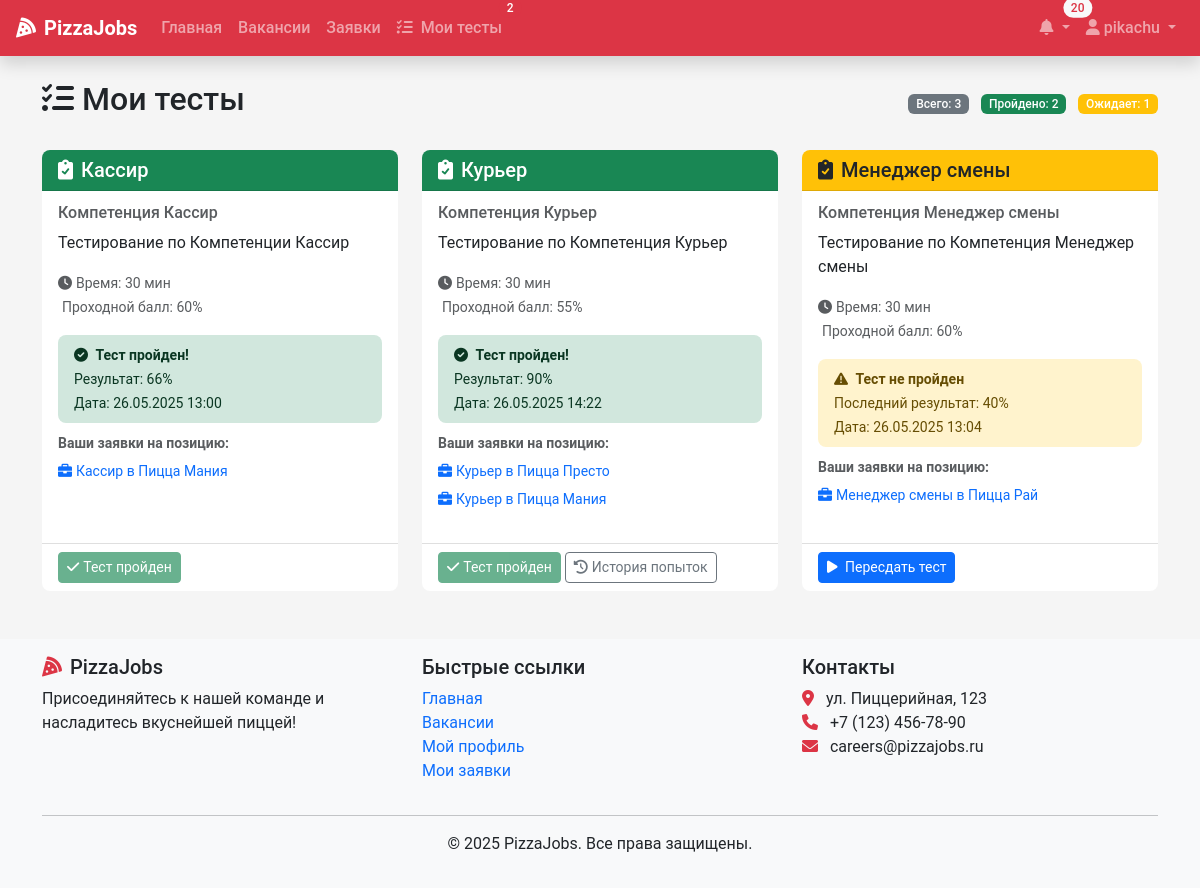
/candidate/tests/ (signed in), run on the app's committed database.
### recruitment/models.py (models this page shows, shortened)
class Test(models.Model):
    position_type = models.OneToOneField(PositionType,
                                         on_delete=models.CASCADE,
                                         related_name='test')
    title = models.CharField(max_length=200)
    description = models.TextField()
    time_limit = models.IntegerField(help_text="Time limit in minutes")
    passing_score = models.IntegerField(default=70)
    is_active = models.BooleanField(default=True)

class PositionType(models.Model):
    title = models.CharField(max_length=100, unique=True)
    description = models.TextField()

class TestAttempt(models.Model):
    test = models.ForeignKey(Test,
                             on_delete=models.CASCADE,
                             related_name='attempts')
    user = models.ForeignKey(User,
                             on_delete=models.CASCADE,
                             related_name='test_attempts')
    start_time = models.DateTimeField(auto_now_add=True)
    end_time = models.DateTimeField(null=True, blank=True)
    score = models.IntegerField(null=True, blank=True)
    passed = models.BooleanField(default=False)

class Vacancy(models.Model):
    title = models.CharField(max_length=100)
    position_type = models.ForeignKey(PositionType,
                                      on_delete=models.CASCADE,
                                      related_name='vacancies')
    restaurants = models.ManyToManyField(Restaurant, related_name='vacancies')
    description = models.TextField()
    requirements = models.TextField()
    responsibilities = models.TextField()
    conditions = models.TextField()
    salary_min = models.DecimalField(max_digits=10,
                                     decimal_places=2,
                                     null=True,
                                     blank=True)
    salary_max = models.DecimalField(max_digits=10,
                                     decimal_places=2,
                                     null=True,
                                     blank=True)
    is_active = models.BooleanField(default=True)
    created_at = models.DateTimeField(auto_now_add=True)
    updated_at = models.DateTimeField(auto_now=True)
    created_by = models.ForeignKey(User,
                                   on_delete=models.SET_NULL,
                                   null=True,
                                   related_name='created_vacancies')
    class Meta:
        verbose_name_plural = "Vacancies"

### recruitment/views.py (the view)
# urls.py: path('candidate/tests/', views.candidate_tests, name='candidate_tests'),
@login_required
@candidate_required
def candidate_tests(request):
    user = request.user
    user_applications = Application.objects.filter(user=user)
    quick_applications = QuickApplication.objects.filter(user_created=user)
    applied_position_types = set()
    for app in user_applications:
        applied_position_types.add(app.vacancy.position_type)
    for quick_app in quick_applications:
        applied_position_types.add(quick_app.vacancy.position_type)
    tests = Test.objects.filter(
        is_active=True,
        position_type__in=applied_position_types
    )
    test_data = []
    for test in tests:
        user_attempts = TestAttempt.objects.filter(test=test, user=user).order_by('-start_time')
        passed_attempt = user_attempts.filter(passed=True).first()
        latest_attempt = user_attempts.first()
        user_related_vacancies = []
        for app in user_applications:
            if app.vacancy.position_type == test.position_type:
                user_related_vacancies.append(app.vacancy)
        for quick_app in quick_applications:
            if quick_app.vacancy.position_type == test.position_type:
                user_related_vacancies.append(quick_app.vacancy)
        user_related_vacancies = list(set(user_related_vacancies))
        test_data.append({
            'test': test,
            'passed_attempt': passed_attempt,
            'latest_attempt': latest_attempt,
            'all_attempts': user_attempts,
            'related_vacancies': user_related_vacancies,
            'can_retake': not passed_attempt,  # Can retake if not passed yet
        })
    context = {
        'test_data': test_data,
        'total_tests': tests.count(),
        'passed_tests': len([td for td in test_data if td['passed_attempt']]),
        'pending_tests': len([td for td in test_data if not td['passed_attempt']]),
    }
    return render(request, 'candidates/tests.html', context)

### templates/candidates/tests.html (shortened to what this page needs)
{% extends 'base.html' %}
{% block content %}
<div class="container">
    <div class="row">
        <div class="col-12">
            <div class="d-flex justify-content-between align-items-center mb-4">
                <h2><i class="fas fa-tasks me-2"></i>Мои тесты</h2>
                <div class="text-muted">
                    <span class="badge bg-secondary me-2">Всего: {{ total_tests }}</span>
                    <span class="badge bg-success me-2">Пройдено: {{ passed_tests }}</span>
                    {% if pending_tests > 0 %}
                        <span class="badge bg-warning">Ожидает: {{ pending_tests }}</span>
                    {% endif %}
                </div>
            </div>
        </div>
    </div>
    {% if test_data %}
        <div class="row">
            {% for data in test_data %}
                <div class="col-md-6 col-lg-4 mb-4">
                    <div class="card h-100 {% if data.passed_attempt %}border-success{% elif data.latest_attempt %}border-warning{% else %}border-danger{% endif %}">
                        <div class="card-header {% if data.passed_attempt %}bg-success text-white{% elif data.latest_attempt %}bg-warning{% else %}bg-danger text-white{% endif %}">
                            <h5 class="card-title mb-0">
                                <i class="fas fa-clipboard-check me-2"></i>{{ data.test.position_type.title }}
                            </h5>
                        </div>
                        <div class="card-body">
                            <h6 class="card-subtitle mb-2 text-muted">{{ data.test.title }}</h6>
                            <p class="card-text">{{ data.test.description|truncatewords:20 }}</p>
                            <div class="mb-3">
                                <small class="text-muted">
                                    <i class="fas fa-clock me-1"></i>Время: {{ data.test.time_limit }} мин
                                    <br>
                                    Проходной балл: {{ data.test.passing_score }}%
                                </small>
                            </div>
                            {% if data.passed_attempt %}
                                <div class="alert alert-success py-2 mb-2">
                                    <small>
                                        <i class="fas fa-check-circle me-1"></i>
                                        <strong>Тест пройден!</strong><br>
                                        Результат: {{ data.passed_attempt.score }}%<br>
                                        Дата: {{ data.passed_attempt.end_time|date:"d.m.Y H:i" }}
                                    </small>
                                </div>
                            {% elif data.latest_attempt %}
                                <div class="alert alert-warning py-2 mb-2">
                                    <small>
                                        <i class="fas fa-exclamation-triangle me-1"></i>
                                        <strong>Тест не пройден</strong><br>
                                        Последний результат: {{ data.latest_attempt.score }}%<br>
                                        Дата: {{ data.latest_attempt.end_time|date:"d.m.Y H:i" }}
                                    </small>
                                </div>
                            {% endif %}
                            <div class="mb-3">
                                <small class="text-muted">
                                    <strong>Ваши заявки на позицию:</strong>
                                </small>
                                {% for vacancy in data.related_vacancies|slice:":2" %}
                                    <div class="mt-1">
                                        <a href="{% url 'vacancy_detail' vacancy.id %}" class="text-decoration-none small">
                                            <i class="fas fa-briefcase me-1"></i>{{ vacancy.title }}
                                        </a>
                                    </div>
                                {% endfor %}
                            </div>
                        </div>
                        <div class="card-footer bg-transparent">
                            {% if data.can_retake %}
                                <a href="{% url 'take_test' data.test.id %}" class="btn btn-primary btn-sm">
                                    <i class="fas fa-play me-1"></i>
                                    {% if data.latest_attempt %}Пересдать тест{% else %}Пройти тест{% endif %}
                                </a>
                            {% else %}
                                <button class="btn btn-success btn-sm" disabled>
                                    <i class="fas fa-check me-1"></i>Тест пройден
                                </button>
                            {% endif %}
                            {% if data.all_attempts.count > 1 %}
                                <button class="btn btn-outline-secondary btn-sm" type="button" data-bs-toggle="collapse" data-bs-target="#attempts-{{ data.test.id }}">
                                    <i class="fas fa-history me-1"></i>История попыток
                                </button>
                            {% endif %}
                        </div>
                    </div>
                </div>
            {% endfor %}
        </div>
    {% else %}
        <div class="alert alert-info">
            <i class="fas fa-info-circle me-2"></i>
            В данный момент нет доступных тестов.
        </div>
    {% endif %}
</div>
{% endblock %}

### templates/base.html (shortened to what this page needs)
<!DOCTYPE html>
<html lang="ru">
<head>
    <link href="https://cdn.jsdelivr.net/npm/bootstrap@5.3.0-alpha1/dist/css/bootstrap.min.css" rel="stylesheet">
    <link rel="stylesheet" href="https://cdnjs.cloudflare.com/ajax/libs/font-awesome/6.0.0/css/all.min.css">
    <link rel="stylesheet" href="/static/css/main.css">
</head>
<body>
    <nav class="navbar navbar-expand-lg navbar-dark bg-danger shadow">
            <div class="container-fluid px-3">
                <a class="navbar-brand fw-bold" href="{% url 'home' %}">
                    <i class="fas fa-pizza-slice me-2"></i><span class="d-none d-sm-inline">Pizza</span>Jobs
                </a>
            <div class="collapse navbar-collapse" id="navbarNav">
                    <ul class="navbar-nav me-auto">
                        <li class="nav-item">
                            <a class="nav-link" href="{% url 'home' %}">
                                Главная
                            </a>
                        </li>
                        <li class="nav-item">
                            <a class="nav-link" href="{% url 'vacancy_list' %}">
                                Вакансии
                            </a>
                        </li>
                        {% if user.is_authenticated %}
                        <li class="nav-item">
                            <a class="nav-link" href="{% url 'application_list' %}">Заявки</a>
                        </li>
                        {% if user.profile.role == 'CANDIDATE' %}
                            <li class="nav-item">
                                <a class="nav-link position-relative" href="{% url 'candidate_tests' %}">
                                    <i class="fas fa-tasks me-2"></i>Мои тесты
                                    {% if pending_tests_count %}
                                        <span class="badge rounded-pill bg-danger position-absolute top-0 start-100 translate-middle">
                                            {{ pending_tests_count }}
                                        </span>
                                    {% endif %}
                                </a>
                            </li>
                        {% endif %}
                    {% endif %}
                </ul>
                <ul class="navbar-nav">
                        {% if user.is_authenticated %}
                            <li class="nav-item dropdown d-none d-lg-block">
                                <a class="nav-link dropdown-toggle position-relative" href="#" id="notificationDropdown" role="button" data-bs-toggle="dropdown">
                                    <i class="fas fa-bell"></i>
                                    {% if unread_count %}
                                        <span class="badge rounded-pill bg-light text-danger position-absolute top-0 start-100 translate-middle">
                                            {{ unread_count }}
                                        </span>
                                    {% endif %}
                            </a>
                        </li>
                        <li class="nav-item dropdown">
                            <a class="nav-link dropdown-toggle" href="#" id="userDropdown" role="button" data-bs-toggle="dropdown">
                                <i class="fas fa-user"></i> {{ user.username }}
                            </a>
                        </li>
                    {% endif %}
                </ul>
            </div>
        </div>
    </nav>
    <main class="py-4">
        {% block content %}{% endblock %}
    </main>
    <footer class="footer mt-auto py-3 bg-light">
        <div class="container">
            <div class="row">
                <div class="col-md-4">
                    <h5><i class="fas fa-pizza-slice text-danger me-2"></i>PizzaJobs</h5>
                    <p>Присоединяйтесь к нашей команде и насладитесь вкуснейшей пиццей!</p>
                </div>
                <div class="col-md-4">
                    <h5>Быстрые ссылки</h5>
                    <ul class="list-unstyled">
                        <li><a href="{% url 'home' %}" class="text-decoration-none">Главная</a></li>
                        <li><a href="{% url 'vacancy_list' %}" class="text-decoration-none">Вакансии</a></li>
                        {% if user.is_authenticated %}
                            <li><a href="{% url 'view_profile' %}" class="text-decoration-none">Мой профиль</a></li>
                            <li><a href="{% url 'application_list' %}" class="text-decoration-none">Мои заявки</a></li>
                        {% else %}
                            <li><a href="{% url 'login' %}" class="text-decoration-none">Войти</a></li>
                            <li><a href="{% url 'register' %}" class="text-decoration-none">Регистрация</a></li>
                        {% endif %}
                    </ul>
                </div>
                <div class="col-md-4">
                    <h5>Контакты</h5>
                    <address>
                        <i class="fas fa-map-marker-alt text-danger me-2"></i> ул. Пиццерийная, 123<br>
                        <i class="fas fa-phone text-danger me-2"></i> +7 (123) 456-78-90<br>
                        <i class="fas fa-envelope text-danger me-2"></i> careers@pizzajobs.ru
                    </address>
                </div>
            </div>
            <hr>
            <div class="text-center">
                <p>&copy; 2025 PizzaJobs. Все права защищены.</p>
            </div>
        </div>
    </footer>
</body>
</html>

### data on the page
Test: test.position_type "Кассир", test "Компетенция Кассир", test.description "Тестирование по Компетенции Кассир", test.time_limit "30", test.passing_score "60", passed_attempt.score "66", passed_attempt.end_time "26.05.2025 13:00", shows "Тест пройден"
Vacancy: title "Кассир в Пицца Мания"
Test: test.position_type "Курьер", test "Компетенция Курьер", test.description "Тестирование по Компетенция Курьер", test.time_limit "30", test.passing_score "55", passed_attempt.score "90", passed_attempt.end_time "26.05.2025 14:22", shows "Тест пройден"
Vacancy: title "Курьер в Пицца Престо"
Vacancy: title "Курьер в Пицца Мания"
Test: test.position_type "Менеджер смены", test "Компетенция Менеджер смены", test.description "Тестирование по Компетенция Менеджер смены", test.time_limit "30", test.passing_score "60", latest_attempt.score "40", latest_attempt.end_time "26.05.2025 13:04", shows "Пересдать тест"
Vacancy: title "Менеджер смены в Пицца Рай"

### other printed values
{{ pending_tests_count }} "2"
{{ unread_count }} "20"
{{ user.username }} "pikachu"
{{ total_tests }} "3"
{{ passed_tests }} "2"
{{ pending_tests }} "1"
